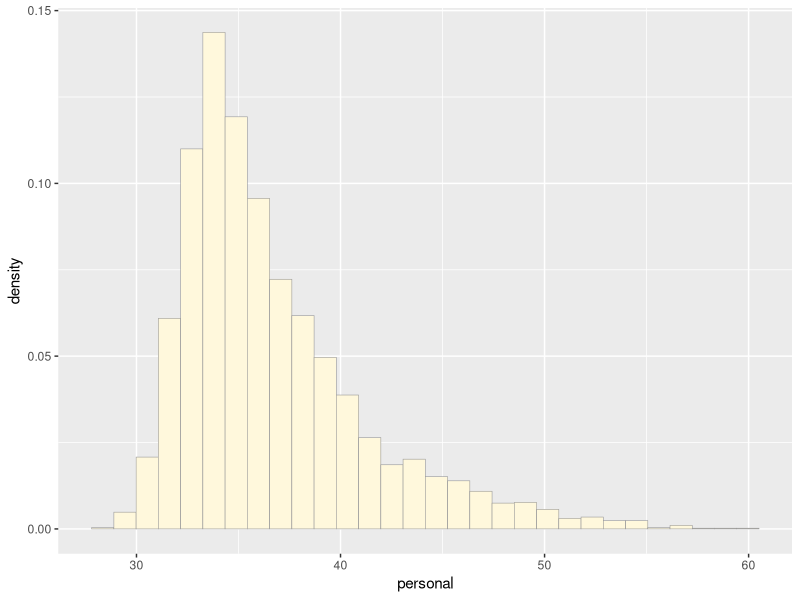
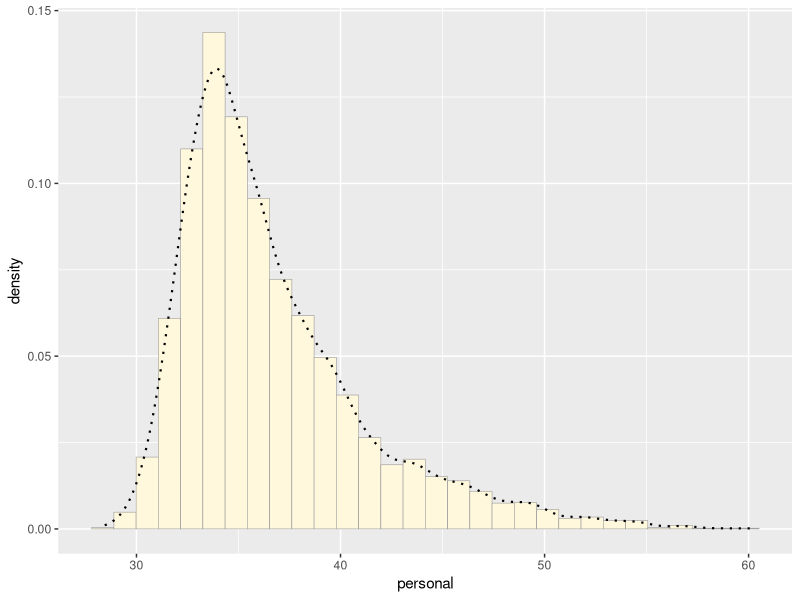
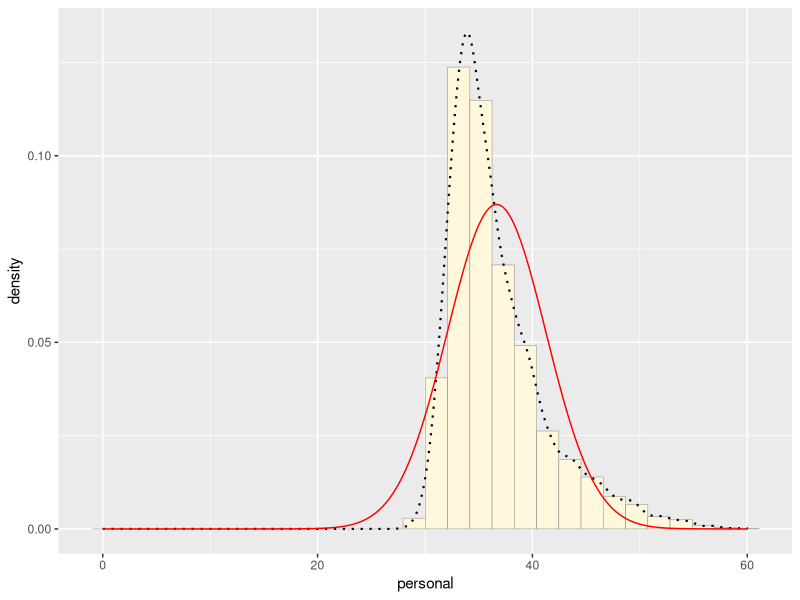
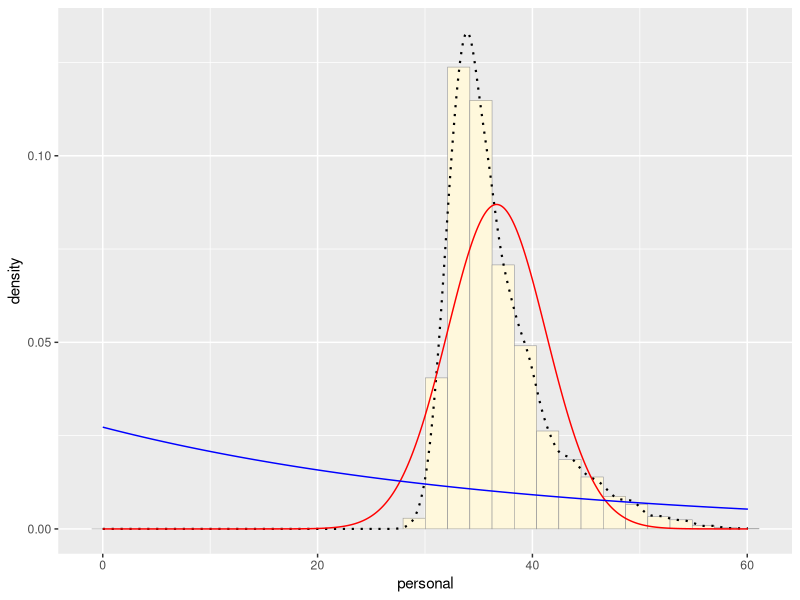
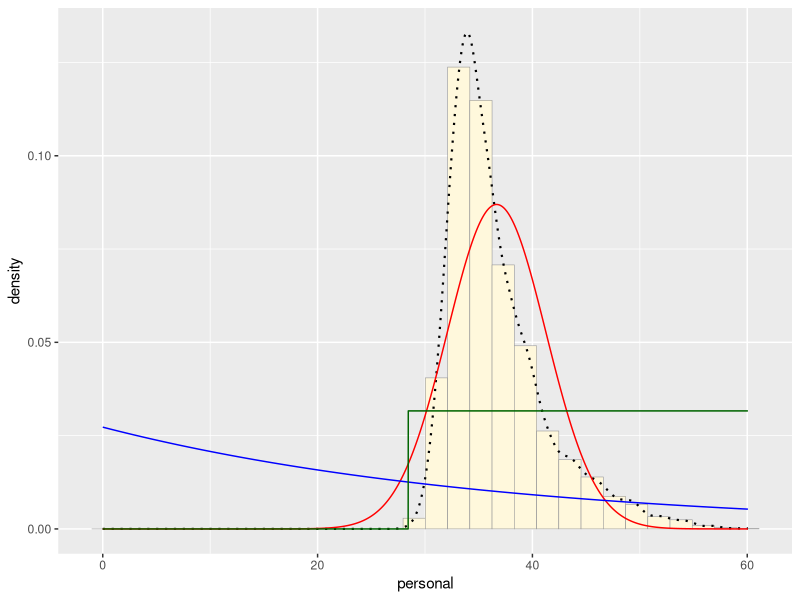
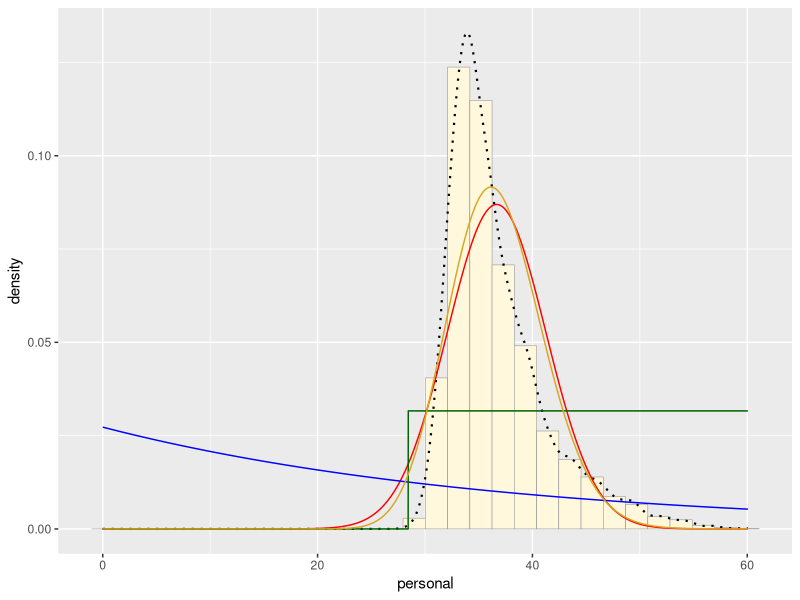
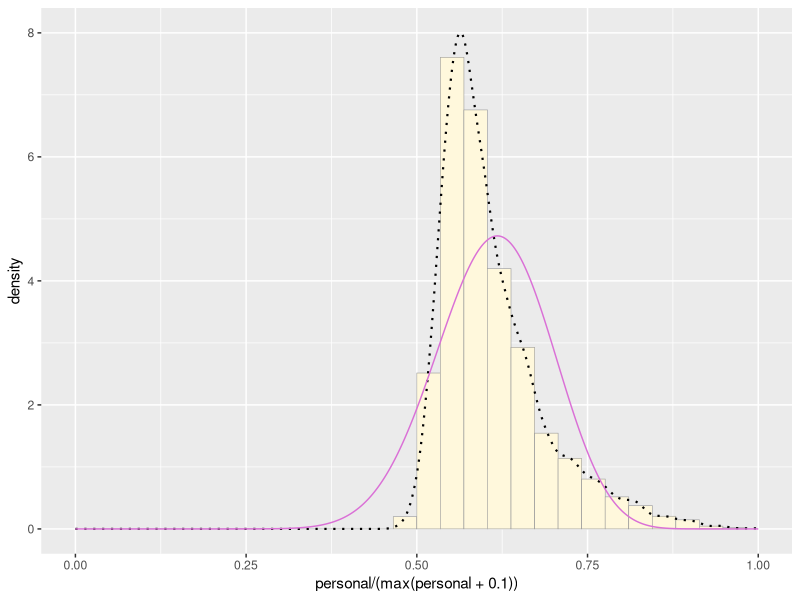
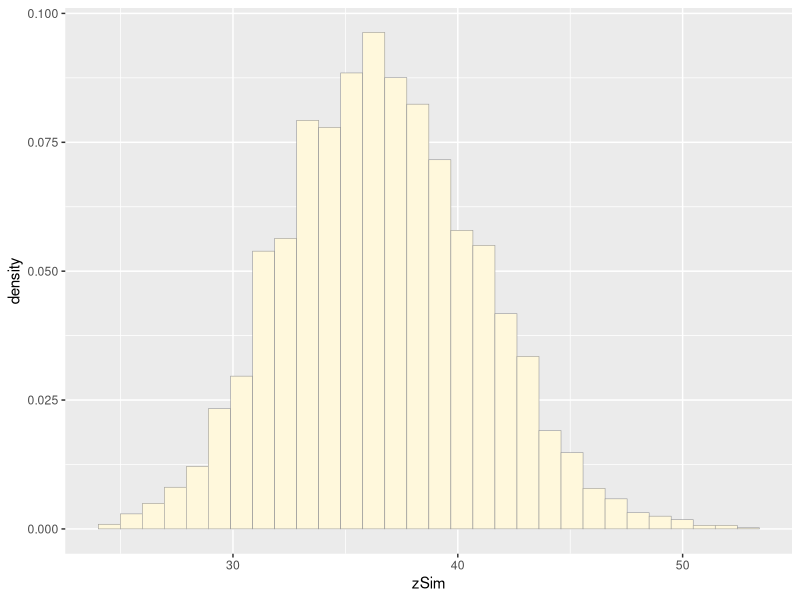

Write the R code that produced these figures, in order.
## ---- chunk 1
library(ggplot2) # for graphics
library(MASS) # for maximum likelihood estimation
## ---- chunk 2
z<-read.table("MyDataFile_Homework6.csv",header=TRUE,sep=",", stringsAsFactors=FALSE)
str(z)
summary(z)
## ---- chunk 3
p1 <- ggplot(data=z, aes(x=personal, y=..density..)) +
  geom_histogram(color="grey60",fill="cornsilk",size=0.2) 
print(p1)
## ---- chunk 4
p1 <-  p1 +  geom_density(linetype="dotted",size=0.75)
print(p1)
## ---- chunk 5
normPars <- fitdistr(z$personal,"normal")
print(normPars)
str(normPars)
normPars$estimate["mean"] # note structure of getting a named attribute
## ---- chunk 6
meanML <- normPars$estimate["mean"]
sdML <- normPars$estimate["sd"]
xval <- seq(0,max(z$personal),len=length(z$personal))
stat <- stat_function(aes(x = xval, y = ..y..), fun = dnorm, colour="red", n = length(z$personal), args = list(mean = meanML, sd = sdML))
p1 + stat
## ---- chunk 7
expoPars <- fitdistr(z$personal,"exponential")
rateML <- expoPars$estimate["rate"]
stat2 <- stat_function(aes(x = xval, y = ..y..), fun = dexp, colour="blue", n = length(z$personal), args = list(rate=rateML))
p1 + stat + stat2
## ---- chunk 8
stat3 <- stat_function(aes(x = xval, y = ..y..), fun = dunif, colour="darkgreen", n = length(z$personal), args = list(min=min(z$personal), max=max(z$personal)))
 p1 + stat + stat2 + stat3
## ---- chunk 9
gammaPars <- fitdistr(z$personal,"gamma")
shapeML <- gammaPars$estimate["shape"]
rateML <- gammaPars$estimate["rate"]

stat4 <- stat_function(aes(x = xval, y = ..y..), fun = dgamma, colour="goldenrod", n = length(z$personal), args = list(shape=shapeML, rate=rateML))
 p1 + stat + stat2 + stat3 + stat4
## ---- chunk 10
pSpecial <- ggplot(data=z, aes(x=personal/(max(personal + 0.1)), y=..density..)) +
  geom_histogram(color="grey60",fill="cornsilk",size=0.2) + 
  xlim(c(0,1)) +
  geom_density(size=0.75,linetype="dotted")

betaPars <- fitdistr(x=z$personal/max(z$personal + 0.1),start=list(shape1=1,shape2=2),"beta")
shape1ML <- betaPars$estimate["shape1"]
shape2ML <- betaPars$estimate["shape2"]

statSpecial <- stat_function(aes(x = xval, y = ..y..), fun = dbeta, colour="orchid", n = length(z$personal), args = list(shape1=shape1ML,shape2=shape2ML))
pSpecial + statSpecial
## ---- chunk 11
normPars$loglik
gammaPars$loglik
expoPars$loglik
## ---- chunk 12
shapeML
rateML
zSim<-rgamma(n=4545,shape=70.05221,rate=1.910506)
zSimDF<-as.data.frame(zSim)
head(zSimDF)
pSim <- ggplot(data=zSimDF, aes(x=zSim, y=..density..)) + geom_histogram(color="grey60",fill="cornsilk",size=0.2) 
print(pSim)
## ---- chunk 13
pSim + stat4
## ---- chunk 14
p1 <- ggplot(data=z, aes(x=personal, y=..density..)) +
  geom_histogram(color="grey60",fill="cornsilk",size=0.2) 
p1 + stat4
